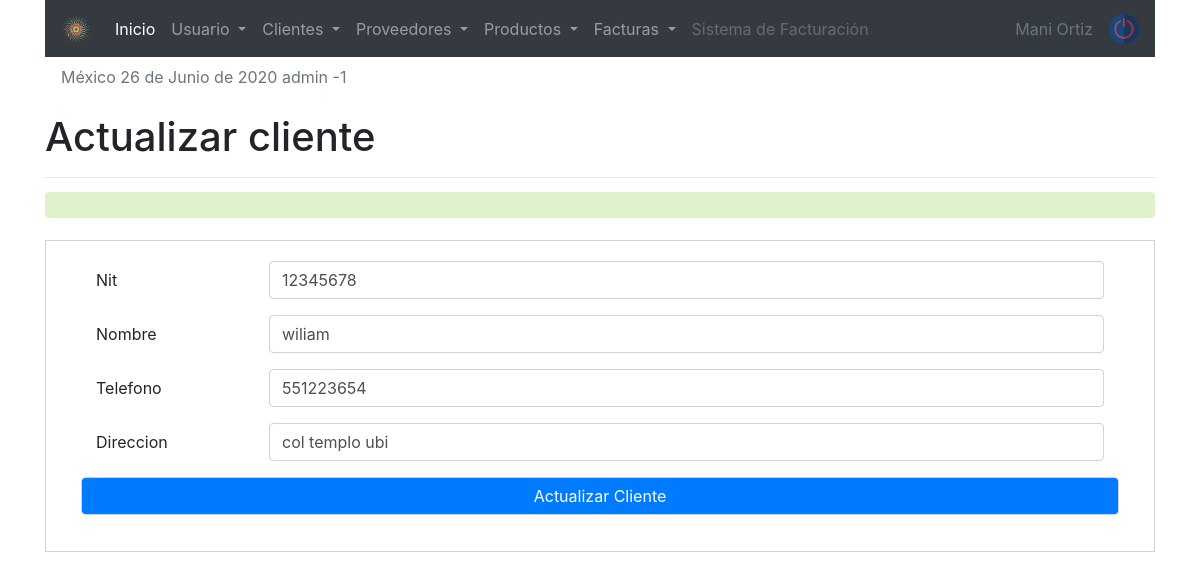
Screenshot of /sistema/editar_cliente.php?id=5 (signed in) with the database file from the repository.
### tables this page shows
CREATE TABLE `cliente` (
  `idcliente` int(11) NOT NULL,
  `nit` int(11) DEFAULT NULL,
  `nombre` varchar(80) DEFAULT NULL,
  `telefono` int(11) DEFAULT NULL,
  `direccion` text DEFAULT NULL,
  `dateadd` datetime NOT NULL DEFAULT current_timestamp(),
  `usuario_id` int(11) NOT NULL,
  `estatus` int(11) NOT NULL DEFAULT 1
);

### sistema/editar_cliente.php (the view, shortened to what this page needs)
<?php
include "../conexion.php";
$idcliente = $_REQUEST['id'];
$sql = mysqli_query($conection, "SELECT * FROM cliente WHERE idcliente= $idcliente");
$result_sql = mysqli_num_rows($sql);
if($result_sql == 0){
    header('Location: lista_clientes.php');
}else{
    while($data  = mysqli_fetch_array($sql)){
        $nit = $data['nit'];
        $nombre  = $data['nombre'];
        $telefono = $data['telefono'];
        $direccion   = $data['direccion'];
    }
}
?>
<!doctype html>
<html lang="en">
    <link rel="stylesheet" href="css/style1.css">
  <head>
    <?php include "includes/scripts.php" ?>
  </head>
  <body>
  <?php include "includes/header.php" ?>
<section id="container">
<div class="container">
<div class="form_refister">
    <h1>Actualizar cliente</h1>
    <hr>
    <div class="alert"><?php echo isset($alert) ? $alert : ''; ?></div>
    <form action="" method="post">
    <div class="form-group row">
    <label for="nit" class="col-sm-2 col-form-label">Nit  </label>
    <div class="col-sm-10">
      <input type="number" name="nit" class="form-control" id="nit" placeholder="Numero de Nit " value="<?php echo $nit; ?>">
    </div>
  </div>
  <div class="form-group row">
    <label for="nombre" class="col-sm-2 col-form-label">Nombre  </label>
    <div class="col-sm-10">
      <input type="text" name="nombre" class="form-control" id="nombre" placeholder="Nombre " value="<?php echo $nombre; ?>">
    </div>
  </div>
  <div class="form-group row">
    <label for="telefono" class="col-sm-2 col-form-label">Telefono </label>
    <div class="col-sm-10">
      <input type="number" name="telefono" class="form-control" id="telefono" placeholder="Telefono " value="<?php echo $telefono; ?>">
    </div>
  </div>
  <div class="form-group row">
    <label for="direccion" class="col-sm-2 col-form-label">Direccion</label>
    <div class="col-sm-10">
      <input type="text" name="direccion" class="form-control" id="direccion" placeholder="Direccion " value="<?php echo $direccion; ?>">
    </div>
  </div>
  <div>
    <div class="form-group row">
      <input type="submit" value="Actualizar Cliente" name="clave" class="form-control  bg-primary text-white" id="guardar" placeholder=" ">
    </div>
    </div>
  </div>
</div>
</section>
   </body>
</html>

### sistema/css/style1.css (style rules this page uses)
form { margin: auto; padding: 20px 50px; border: 1px solid #d1d1d1; }
.alert { width: 100%; background: rgb(223, 241, 203); bottom: 6px; margin: 20px auto; }

### rows the page displays
cliente: nit "12345678", nombre "wiliam", telefono "551223654", direccion "col templo ubi"

### other values shown
fechaC() "26 de Junio de 2020"
$_SESSION['user'] "admin"
$_SESSION['rol'] "1"
